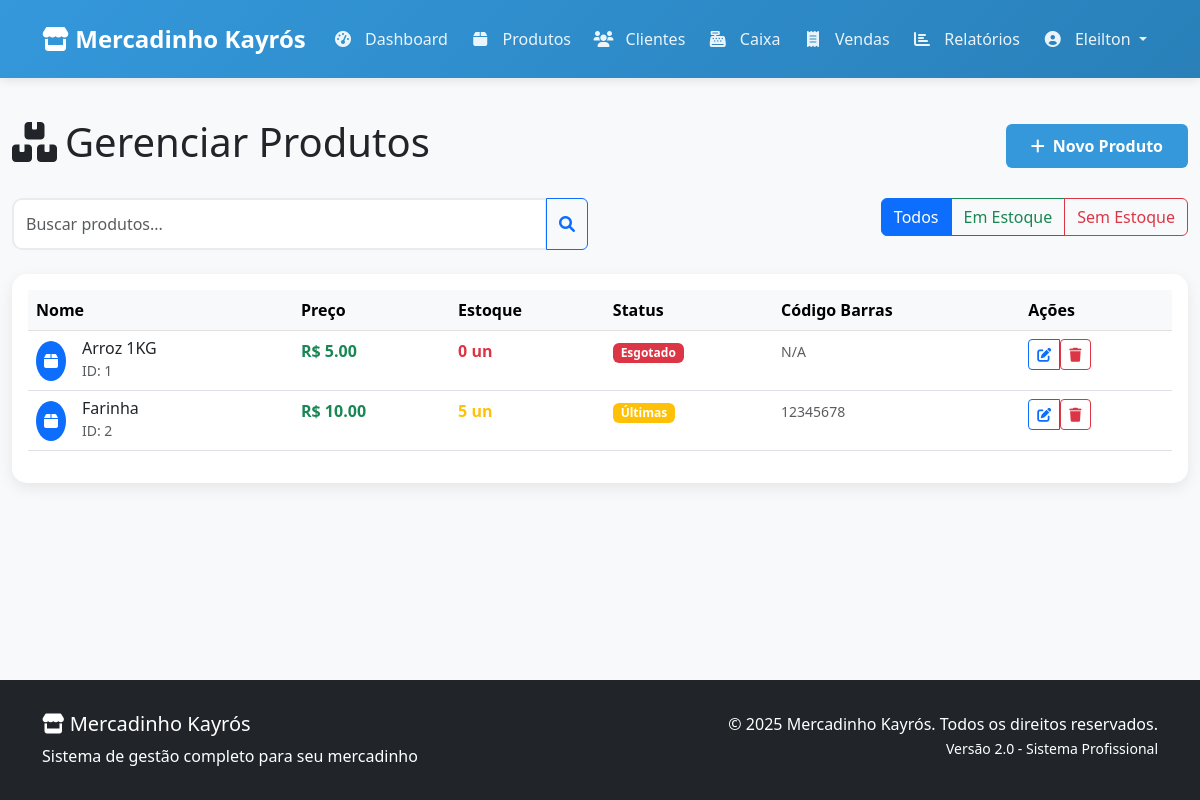
The page /produtos (signed in) on the database as committed earlier.
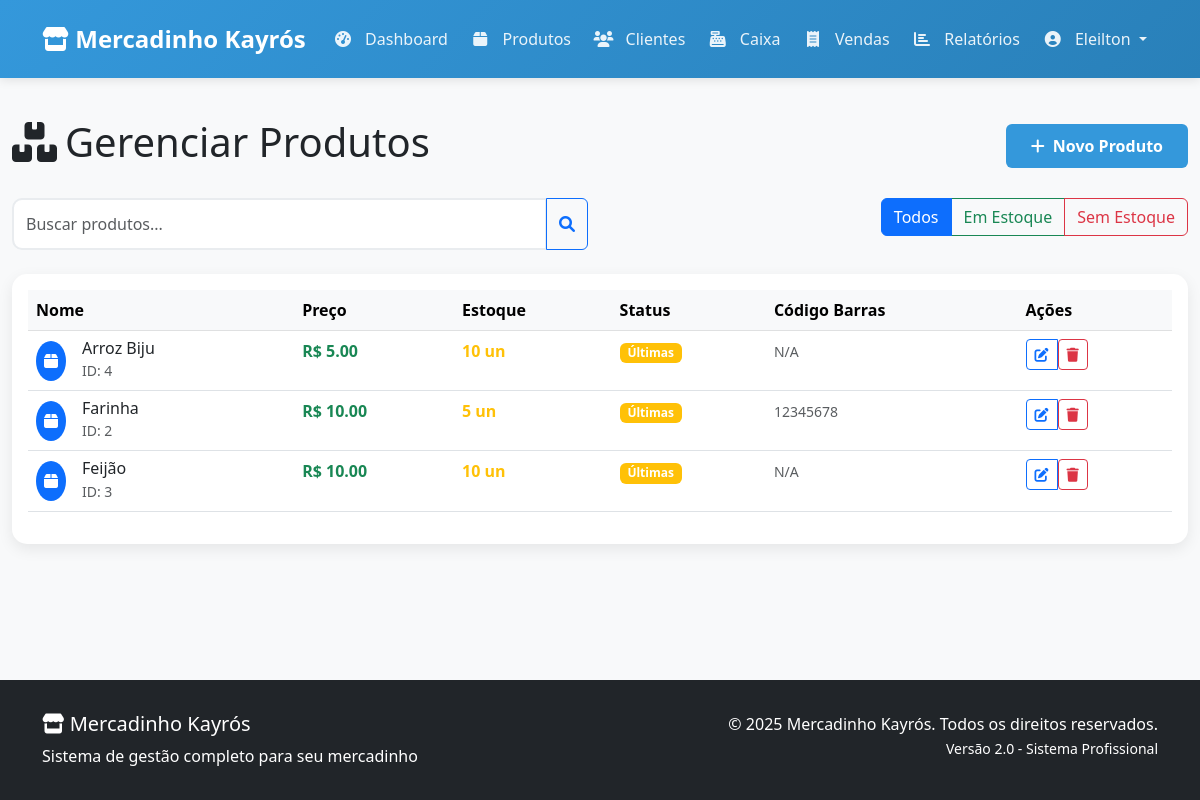
The same page on the database as committed later.
### tables this page shows
CREATE TABLE produtos (
        id INTEGER PRIMARY KEY AUTOINCREMENT,
        nome TEXT NOT NULL,
        preco REAL NOT NULL,
        quantidade INTEGER NOT NULL,
        codigo_barras TEXT UNIQUE
    );

### app.py (the view)
@app.route('/produtos')
@login_required
def produtos():
    try:
        lista_produtos = db.listar_produtos()
        return render_template('produtos.html', produtos=lista_produtos)
    except Exception as e:
        flash('Erro ao carregar produtos.', 'danger')
        return render_template('produtos.html', produtos=[])

### app.py (called while the page is built)
@login_manager.user_loader
def load_user(user_id):
    try:
        return db.get_user_by_id(int(user_id))
    except (ValueError, TypeError):
        return None

@app.before_request
def before_request():
    if request.method == 'POST':
        for key, value in request.form.items():
            if len(str(value)) > 1000:
                flash('Dados enviados são muito grandes!', 'danger')
                return redirect(url_for('index'))

@app.context_processor
def inject_template_vars():
    return {
        'current_year': datetime.utcnow().year,
        'current_user': current_user
    }

### logica_banco.py (called while the page is built)
def get_user_by_id(user_id):
    db = DatabaseManager()
    if not db.connect():
        return None
    user_data = db.fetch_one("SELECT * FROM usuarios WHERE id = ?", (user_id,))
    db.disconnect()
    if user_data:
        return User(
            id=user_data['id'],
            username=user_data['username'],
            password_hash=user_data['password_hash']
        )
    return None

def listar_produtos():
    db = DatabaseManager()
    if not db.connect():
        return []
    produtos = db.fetch_all("SELECT * FROM produtos ORDER BY nome")
    db.disconnect()
    return produtos

### templates/produtos.html (shortened to what the changed rows need)
{% extends "base.html" %}
{% block content %}
<div class="container-fluid py-4">
    <div class="row mb-4">
        <div class="col-12">
            <div class="d-flex justify-content-between align-items-center">
                <h1><i class="fas fa-boxes me-2"></i>Gerenciar Produtos</h1>
            </div>
        </div>
    </div>
    <div class="card">
        <div class="card-body">
            {% if produtos %}
            <div class="table-responsive">
                <table class="table table-hover">
                    <thead class="table-light">
                        <tr>
                            <th>Nome</th>
                            <th>Preço</th>
                            <th>Estoque</th>
                            <th>Status</th>
                            <th>Código Barras</th>
                            <th>Ações</th>
                        </tr>
                    </thead>
                    <tbody>
                        {% for produto in produtos %}
                        <tr>
                            <td>
                                <div class="d-flex align-items-center">
                                    <div class="bg-primary rounded-circle text-white p-2 me-3">
                                        <i class="fas fa-box"></i>
                                    </div>
                                    <div>
                                        <h6 class="mb-0">{{ produto.nome }}</h6>
                                        <small class="text-muted">ID: {{ produto.id }}</small>
                                    </div>
                                </div>
                            </td>
                            <td class="fw-bold text-success">R$ {{ "%.2f"|format(produto.preco) }}</td>
                            <td>
                                <span class="fw-bold {% if produto.quantidade > 10 %}text-success{% elif produto.quantidade > 0 %}text-warning{% else %}text-danger{% endif %}">
                                    {{ produto.quantidade }} un
                                </span>
                            </td>
                            <td>
                                {% if produto.quantidade > 10 %}
                                <span class="badge bg-success">Disponível</span>
                                {% elif produto.quantidade > 0 %}
                                <span class="badge bg-warning">Últimas</span>
                                {% else %}
                                <span class="badge bg-danger">Esgotado</span>
                                {% endif %}
                            </td>
                            <td>
                                <small class="text-muted">{{ produto.codigo_barras or 'N/A' }}</small>
                            </td>
                            <td>
                                <div class="btn-group">
                                    <a href="{{ url_for('editar_produto', id=produto.id) }}"
                                       class="btn btn-sm btn-outline-primary"
                                       data-bs-toggle="tooltip" title="Editar">
                                        <i class="fas fa-edit"></i>
                                    </a>
                                    <form method="POST" action="{{ url_for('excluir_produto', id=produto.id) }}"
                                          class="d-inline" onsubmit="return confirm('Tem certeza que deseja excluir este produto?')">
                                        <button type="submit" class="btn btn-sm btn-outline-danger"
                                                data-bs-toggle="tooltip" title="Excluir">
                                            <i class="fas fa-trash"></i>
                                        </button>
                                    </form>
                                </div>
                            </td>
                        </tr>
                        {% endfor %}
                    </tbody>
                </table>
            </div>
            {% endif %}
        </div>
    </div>
</div>
{% endblock %}

Rows that differ between the two databases and show on the page:
removed produtos: nome "Arroz 1KG", id "1", preco "5.00", quantidade "0", shows "Esgotado", codigo_barras "N/A"
added produtos: nome "Arroz Biju", id "4", preco "5.00", quantidade "10", shows "Últimas", codigo_barras "N/A"
added produtos: nome "Feijão", id "3", preco "10.00", quantidade "10", shows "Últimas", codigo_barras "N/A"
